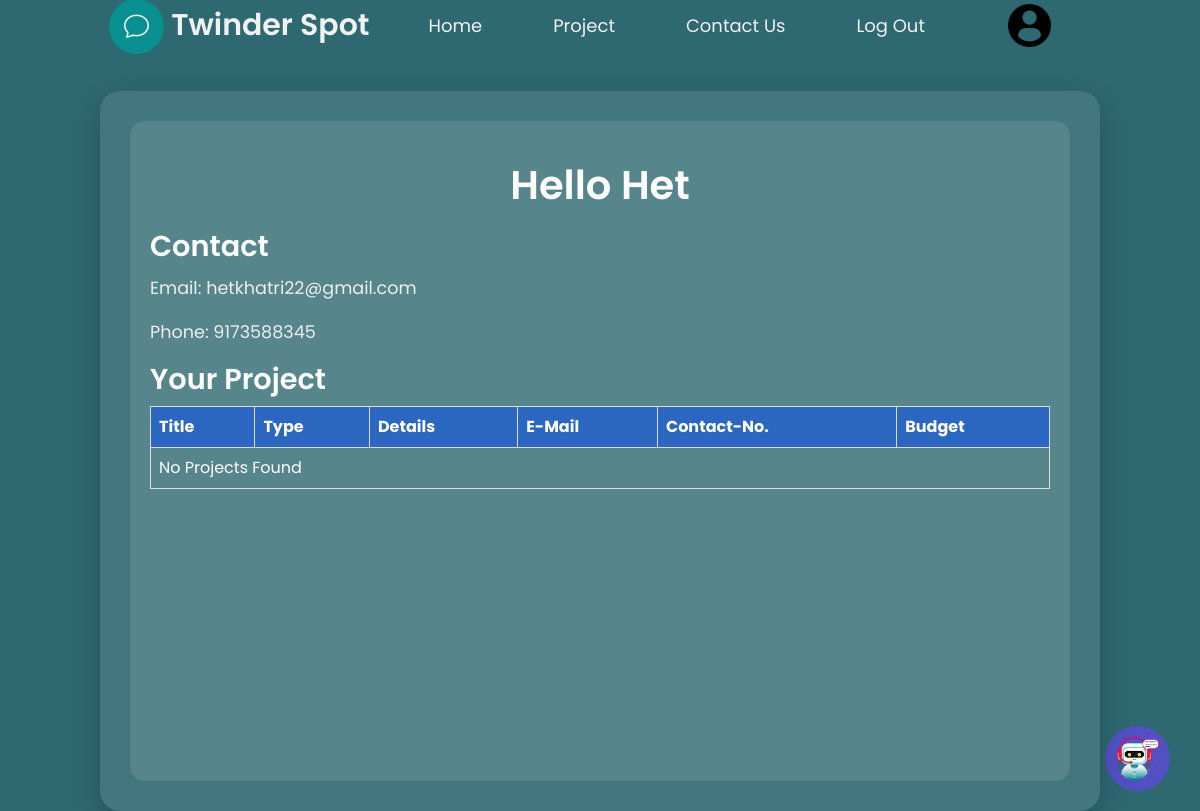
Page /freelancer/freelancer_profile.php (signed in) on the committed database.
### tables this page shows
CREATE TABLE `freelancer_signup` (
  `id` int(255) NOT NULL,
  `username` varchar(255) NOT NULL,
  `email` varchar(255) NOT NULL,
  `contactno` varchar(255) NOT NULL,
  `password` varchar(255) NOT NULL
);

### freelancer/freelancer_profile.php (the view, shortened to what this page needs)
<?php
include '../Database/database_connectivity.php';
if (isset($_SESSION['email'])) {
    $email = $_SESSION['email'];
    $query = "SELECT username,contactno,email FROM freelancer_signup WHERE email = ?";
    $stmt = $connection->prepare($query);
    $stmt->bind_param("s", $email);
    $stmt->execute();
    $result = $stmt->get_result();
    if ($result->num_rows > 0) {
        $row = $result->fetch_assoc();
        $name = $row['username'];
        $email = $row['email'];
        $phone = $row['contactno'];
    } else {
        $username = "Guest";
    }
} else {
    $name = 'John Doe';
    $email = 'john.doe@example.com';
    $phone = '+123 456 7890';
}
$query2 = "SELECT * FROM accepted_projects WHERE free_email = ?";
$stmt2 = $connection->prepare($query2);
$stmt2->bind_param("s", $email);
$stmt2->execute();
$result2 = $stmt2->get_result(); ?>
<!DOCTYPE html>
<html lang="en">
    <head>
        <link rel="stylesheet" href="https://cdnjs.cloudflare.com/ajax/libs/font-awesome/6.0.0/css/all.min.css">
        <link rel="stylesheet" href="../css/header.css">
        <link rel="stylesheet" href="../css/fh.css">
        <link rel="stylesheet" href="../css/user-home.css">
    </head>
    <body>
        <?php include 'freelancer_header.php' ?>
        <div class="profile-container">
            <div class="profile-display">
                <div class="profile-header">
                    <h1><?php echo "Hello " . $name; ?></h1>
                </div>
                <div class="profile-details">
                    <h2>Contact</h2>
                    <p>Email: <?php echo $email; ?></p>
                    <p>Phone: <?php echo $phone; ?></p>
                </div>
                <div class="table-container">
                    <h2 class="h2">Your Project</h2>
                    <table class="project">
                        <tr>
                            <th>Title</th>
                            <th>Type</th>
                            <th>Details</th>
                            <th>E-Mail</th>
                            <th>Contact-No.</th>
                            <th>Budget</th>
                        </tr>
                        <?php
                        if ($result2->num_rows > 0) {
                            while ($row = $result2->fetch_assoc()) {
                                echo "<tr>
                <td>" . $row["title"] . "</td>
                <td>" . $row["type"] . "</td>
                <td>" . $row["details"] . "</td>
                <td>" . $row["email"] . "</td>
                <td>" . $row["contactno"] . "</td>
                <td>" . $row["budget"] . "</td>";
                            }
                        }
                        else{
                            echo "<tr><td colspan='6'>No Projects Found</td></tr>";
                        }
                        ?>
                    </table>
                </div>
            </div>
        </div>
        <link rel="stylesheet" href="user_p.css">
    </body>
</html>

### css/user-home.css (style rules this page uses)
* { margin: 0; padding: 0; box-sizing: border-box; }
body { font-family: "Arial", sans-serif; background-color: #f4f6f9; color: #333; line-height: 1.6; }

### css/style.css (style rules this page uses)
* { padding: 0; margin: 0; box-sizing: border-box; font-family: "Poppins", sans-serif; }

### freelancer/user_p.css (style rules this page uses)
body { font-family: "Poppins", sans-serif; background-color: #2e6871; color: #fff; margin: 0; padding: 0; display: flex; justify-content: center; align-items: center; min-height: 100vh; flex-direction: column; }
.profile-container { max-width: 1000px; width: 90%; background: rgba(255, 255, 255, 0.1); backdrop-filter: blur(10px); border-radius: 20px; padding: 30px; box-shadow: 0 10px 30px rgba(0, 0, 0, 0.2); display: flex; gap: 30px; height: 90vh; }
.profile-display { flex: 2; background: rgba(255, 255, 255, 0.1); padding: 20px; border-radius: 15px; }
.profile-header { text-align: center; margin-bottom: 20px; }
.profile-header h1 { margin: 20px 0 10px; font-size: 2.5em; font-weight: 600; }
.profile-details h2, .h2 { font-size: 1.8em; margin-bottom: 10px; font-weight: 600; }
.profile-details p { font-size: 1.1em; line-height: 1.6; color: #eee; }

### freelancer/freelancer_profile.php (style rules this page uses)
.table-container { overflow-x: auto; max-width: 100%; }
.project { width: 100%; border-collapse: collapse; min-width: 600px; }
.project th, .project td { border: 1px solid #ddd; padding: 8px; text-align: left; font-size: clamp(12px, 2vw, 16px); }
.project th { background-color: #2b66c0; color: white; }

### rows in the picture
freelancer_signup: username "Het", email "hetkhatri22@gmail.com", contactno "9173588345"
